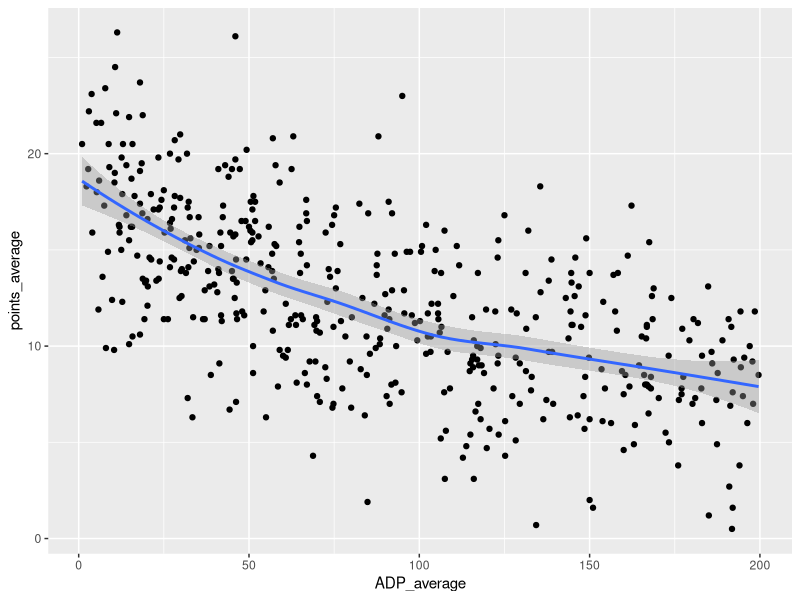
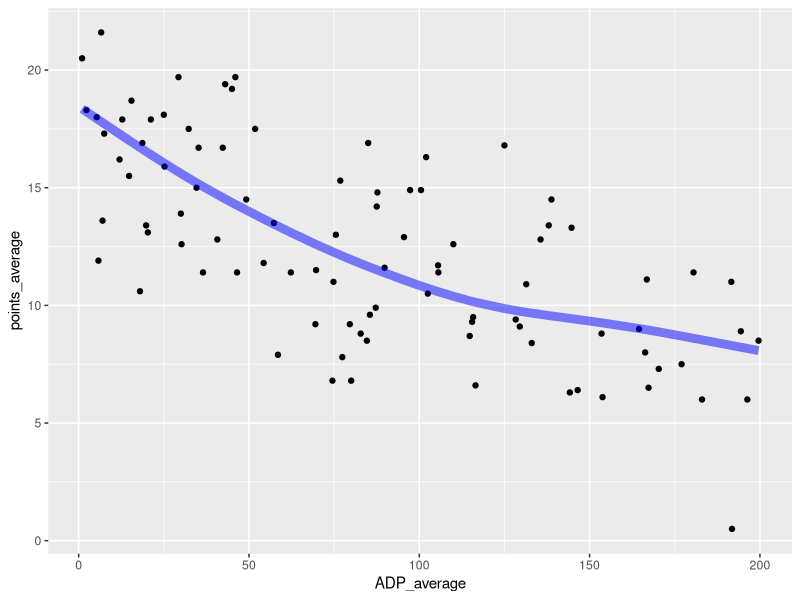

The R source for these figures, in order:
library(dplyr)
library(ggplot2)
library(caret)

twenty_all = read.csv("twenty_all.csv")
twenty_all = twenty_all[ , -1]
# a 12 team draft with 16 players on a team goes to 192 picks, so let's remove all data points above ADP 200
twenty_all = twenty_all[twenty_all$ADP_average <= 200, ]

wr = twenty_all[twenty_all$Position == "WR", ]

ggplot(data = wr,
       mapping = aes(x = ADP_average, y = points_average))+
  geom_point()+
  geom_smooth()

# find best spline
best_MAE = 1000
best_iter = 1
best_sp = NULL
best_sp_predict = NULL

for(j in 1:100) {
  set.seed(j)
  split = createDataPartition(wr$points_average, p = 0.8, list = FALSE)
  train = wr[split, ]
  test = wr[-split, ]
  for(i in 2:15) {
    sp = smooth.spline(x = train$ADP_average, y = train$points_average, df = i)
    test_sp = predict(sp, test$ADP_average)$y
    test_error_sp = test_sp - test$points_average
    new = mean(abs(test_error_sp))
    der = predict(sp, test$ADP_average, deriv = TRUE)$y
    if(max(der) <= 0) {
      if(new < best_MAE) {
        best_seed = j
        best_sp = sp
        best_sp_predict = test_sp
        best_MAE = new
        best_iter = i
      }
    }
  }
}

set.seed(best_seed)
split = createDataPartition(wr$points_average, p = 0.8, list = FALSE)
train = wr[split, ]
test = wr[-split, ]
best_sp
best_MAE
ggplot(data = test,
       mapping = aes(x = ADP_average, y = points_average))+
  geom_point()+
  geom_line(aes(y = best_sp_predict), size = 3, col = "blue", alpha = 0.5)

wr_predict = predict(best_sp, c(1:200))$y

wr_deriv = predict(best_sp, c(1:200), deriv = TRUE)$y